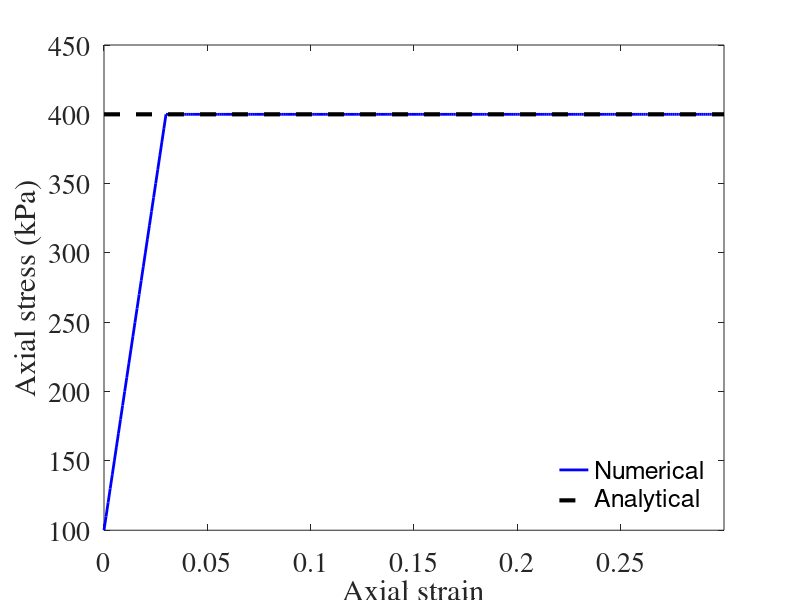

The MATLAB source for this figure:
%%
clear
clc

%%
axial_strain_stress = [ % compression positive
    0.0 100.0
0.001 110.0
0.002 120.0
0.003 130.0
0.004 140.0
0.005 150.0
0.006 160.00000000000003
0.007 170.00000000000003
0.008 180.00000000000006
0.009000000000000001 190.00000000000003
0.01 200.00000000000006
0.011 210.00000000000006
0.012 220.00000000000009
0.013000000000000001 230.00000000000009
0.014 240.00000000000009
0.015 250.0000000000001
0.016 260.0000000000001
0.017 270.0000000000001
0.018000000000000002 280.0000000000001
0.019 290.0000000000001
0.02 300.00000000000017
0.021 310.00000000000017
0.022 320.00000000000017
0.023 330.00000000000017
0.024 340.00000000000017
0.025 350.0000000000002
0.026000000000000002 360.0000000000002
0.027 370.00000000000017
0.028 380.0000000000002
0.029 390.0000000000002
0.03 400.00000000000006
0.031 400.0000000000001
0.032 400.0000000000001
0.033 400.00000000000006
0.034 400.0000000000001
0.035 400.00000000000006
0.036000000000000004 400.0
0.037 400.00000000000006
0.038 400.0000000000001
0.039 400.0
0.04 400.0
0.041 400.0
0.042 400.00000000000006
0.043000000000000003 400.0
0.044 400.0
0.045 399.99999999999994
0.046 400.0
0.047 400.0
0.048 400.0
0.049 399.99999999999994
0.05 400.0000000000001
0.051000000000000004 400.0000000000002
0.052000000000000005 400.00000000000006
0.053 400.00000000000006
0.054 400.00000000000006
0.055 399.99999999999994
0.056 399.99999999999994
0.057 400.0000000000001
0.058 400.0
0.059000000000000004 399.99999999999994
0.06 400.00000000000017
0.061 400.0000000000001
0.062 400.0
0.063 399.99999999999983
0.064 400.0
0.065 400.0
0.066 399.99999999999994
0.067 400.00000000000006
0.068 400.00000000000006
0.069 400.0
0.07 400.0
0.07100000000000001 399.99999999999994
0.07200000000000001 400.00000000000017
0.073 400.0
0.074 399.99999999999994
0.075 400.0000000000002
0.076 400.0000000000001
0.077 400.00000000000006
0.078 399.9999999999999
0.079 400.0
0.08 400.0
0.081 400.0
0.082 400.0000000000001
0.083 399.99999999999994
0.084 400.00000000000006
0.085 399.99999999999994
0.08600000000000001 400.00000000000006
0.08700000000000001 399.9999999999999
0.088 400.0000000000001
0.089 400.0
0.09 399.99999999999994
0.091 400.00000000000006
0.092 400.0
0.093 399.99999999999994
0.094 400.00000000000034
0.095 399.9999999999999
0.096 400.00000000000006
0.097 400.0000000000001
0.098 400.00000000000006
0.099 399.99999999999994
0.1 400.0000000000003
0.101 400.00000000000006
0.10200000000000001 399.99999999999994
0.10300000000000001 399.9999999999998
0.10400000000000001 399.99999999999994
0.105 400.00000000000006
0.106 400.0000000000001
0.107 399.99999999999994
0.108 399.99999999999994
0.109 400.0000000000003
0.11 399.9999999999999
0.111 399.9999999999999
0.112 400.00000000000006
0.113 400.00000000000006
0.114 399.99999999999983
0.115 399.99999999999994
0.116 400.0000000000001
0.117 399.99999999999994
0.11800000000000001 400.00000000000006
0.11900000000000001 400.00000000000006
0.12 399.99999999999994
0.121 399.9999999999998
0.122 400.00000000000006
0.123 400.00000000000006
0.124 399.99999999999994
0.125 400.0000000000001
0.126 400.00000000000006
0.127 399.99999999999994
0.128 400.0000000000002
0.129 399.99999999999994
0.13 399.99999999999994
0.131 399.99999999999994
0.132 399.99999999999994
0.133 399.99999999999983
0.134 399.9999999999998
0.135 399.99999999999994
0.136 399.99999999999994
0.137 399.99999999999966
0.138 399.9999999999997
0.139 400.00000000000006
0.14 400.0
0.14100000000000001 399.99999999999983
0.14200000000000002 400.00000000000006
0.14300000000000002 399.9999999999997
0.14400000000000002 399.9999999999997
0.145 400.00000000000006
0.146 400.0000000000002
0.147 399.9999999999998
0.148 399.99999999999983
0.149 399.99999999999994
0.15 399.9999999999999
0.151 400.0
0.152 400.00000000000006
0.153 399.9999999999996
0.154 399.99999999999994
0.155 400.0
0.156 400.0000000000001
0.157 399.99999999999994
0.158 400.00000000000017
0.159 399.9999999999998
0.16 399.99999999999994
0.161 400.00000000000017
0.162 399.9999999999996
0.163 399.9999999999998
0.164 400.0000000000001
0.165 399.9999999999999
0.166 400.00000000000006
0.167 400.0000000000001
0.168 399.99999999999983
0.169 400.00000000000006
0.17 400.00000000000017
0.171 399.99999999999966
0.17200000000000001 400.00000000000006
0.17300000000000001 400.00000000000017
0.17400000000000002 399.9999999999998
0.17500000000000002 399.99999999999994
0.176 400.00000000000017
0.177 399.9999999999996
0.178 399.99999999999994
0.179 400.0000000000001
0.18 399.9999999999999
0.181 400.00000000000006
0.182 400.0000000000001
0.183 399.9999999999999
0.184 400.00000000000017
0.185 399.9999999999995
0.186 399.99999999999983
0.187 399.9999999999999
0.188 399.9999999999998
0.189 399.99999999999983
0.19 400.0000000000001
0.191 400.0
0.192 399.9999999999999
0.193 399.99999999999994
0.194 400.0000000000003
0.195 399.9999999999999
0.196 400.00000000000006
0.197 399.99999999999994
0.198 399.9999999999999
0.199 400.0
0.2 400.00000000000017
0.201 399.99999999999983
0.202 399.9999999999999
0.203 400.00000000000006
0.20400000000000001 399.99999999999983
0.20500000000000002 400.0000000000001
0.20600000000000002 400.0
0.20700000000000002 399.9999999999999
0.20800000000000002 399.99999999999994
0.209 400.0000000000001
0.21 399.9999999999998
0.211 400.00000000000006
0.212 399.99999999999994
0.213 399.9999999999999
0.214 400.00000000000017
0.215 400.00000000000017
0.216 399.99999999999994
0.217 400.0
0.218 400.0000000000003
0.219 399.99999999999983
0.22 400.00000000000006
0.221 400.00000000000017
0.222 400.00000000000006
0.223 399.99999999999994
0.224 400.0000000000003
0.225 399.9999999999999
0.226 400.00000000000006
0.227 399.99999999999994
0.228 399.9999999999999
0.229 400.0
0.23 400.0000000000003
0.231 399.99999999999994
0.232 400.0
0.233 399.9999999999998
0.234 399.99999999999983
0.23500000000000001 400.0000000000001
0.23600000000000002 400.00000000000034
0.23700000000000002 399.99999999999994
0.23800000000000002 400.00000000000034
0.23900000000000002 400.00000000000045
0.24 399.9999999999998
0.241 399.99999999999994
0.242 399.99999999999983
0.243 399.9999999999999
0.244 400.00000000000006
0.245 400.00000000000006
0.246 400.00000000000017
0.247 399.9999999999998
0.248 400.00000000000045
0.249 400.0000000000003
0.25 400.0000000000003
0.251 400.0000000000002
0.252 400.0000000000001
0.253 400.00000000000006
0.254 400.00000000000034
0.255 400.00000000000017
0.256 400.00000000000034
0.257 400.0000000000007
0.258 400.00000000000045
0.259 400.00000000000006
0.26 400.0000000000001
0.261 400.0000000000003
0.262 399.9999999999999
0.263 400.0000000000005
0.264 400.0000000000005
0.265 400.0000000000004
0.266 400.0000000000001
0.267 400.0000000000001
0.268 400.00000000000017
0.269 400.0000000000001
0.27 400.0000000000003
0.271 399.99999999999955
0.272 399.9999999999998
0.273 399.99999999999983
0.274 399.9999999999997
0.275 400.0000000000002
0.276 400.00000000000034
0.277 399.9999999999996
0.278 399.99999999999994
0.279 400.0000000000003
0.28 399.99999999999994
0.281 399.99999999999943
0.28200000000000003 400.0000000000003
0.28300000000000003 399.99999999999943
0.28400000000000003 399.9999999999996
0.28500000000000003 400.00000000000017
0.28600000000000003 400.0000000000001
0.28700000000000003 400.0000000000006
0.28800000000000003 400.00000000000057
0.289 399.9999999999995
0.29 399.9999999999996
0.291 399.9999999999999
0.292 399.9999999999998
0.293 400.0000000000003
0.294 400.0000000000005
0.295 400.00000000000017
0.296 399.9999999999999
0.297 399.99999999999994
0.298 400.00000000000017
0.299 399.999999999999
0.3 399.9999999999992
];

%% Analytical solution
analytical_solution = [
    0 400;
    0.3 400
];

%% plot
figure(1);
hold on;
grid off;
box on;
set(gcf,'Color','white');
axis([0 0.3 100 450]);

plot(axial_strain_stress(:,1), axial_strain_stress(:,2), 'b', 'linewidth', 2);
plot(analytical_solution(:,1), analytical_solution(:,2), 'k--', 'linewidth', 3);

xlabel('Axial strain');
ylabel('Axial stress (kPa)');


legend({'Numerical', 'Analytical'}, 'Location', 'southeast', 'FontSize', 20);
legend('boxoff');

set(gca,'FontSize',20);
set(gca, 'Fontname', 'times'); 